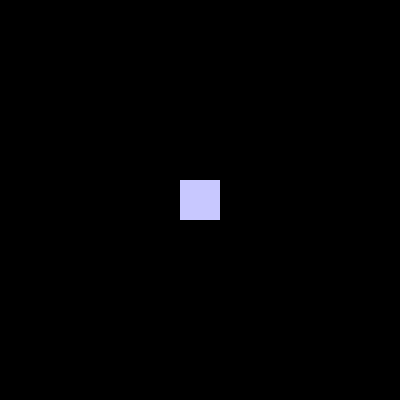
Frame 1 (no input)
Frame 60 (the mouse pressed at the canvas centre just before this capture): identical to frame 1, image omitted
Frame 120 (the mouse held since frame 60 and released just before this capture): identical to frame 1, image omitted

The Processing sketch that drew this single still picture (run headless with seeded random() and noise(); from frame 60 on, the mouse is pressed at the canvas centre):

// Processing sketch: Ex_2_keyboardinteraction_1
// ── Ex_2_keyboardinteraction_1.pde
/**
 * 矢印キーを使ってビジュアル要素の位置を決める
 */
PVector pos;
void setup() {
    size(400, 400);
    noStroke();
    rectMode(CENTER);
    // スタート位置: キャンパスの中心点
    pos = new PVector(width / 2, height / 2);
}

void draw() {
    background(0);
    fill(200, 200, 255);
    rect(pos.x, pos.y, 40, 40);
}

void keyPressed() {
    if (key == CODED) {
        if (keyCode == UP) {pos.y--;}
        else if (keyCode == DOWN) {pos.y++;}
        else if (keyCode == LEFT) {pos.x--;}
        else if (keyCode == RIGHT) {pos.x++;}
    } else {
        // それ以外なら位置をリセット
        pos.set(width / 2, height / 2);
    }
}
